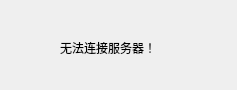
<?xml version="1.0" encoding="UTF-8"?>
<ui version="4.0">
 <class>Form</class>
 <widget class="QWidget" name="Form">
  <property name="geometry">
   <rect>
    <x>0</x>
    <y>0</y>
    <width>237</width>
    <height>90</height>
   </rect>
  </property>
  <property name="windowTitle">
   <string>Form</string>
  </property>
  <widget class="QLabel" name="label">
   <property name="geometry">
    <rect>
     <x>60</x>
     <y>40</y>
     <width>111</width>
     <height>16</height>
    </rect>
   </property>
   <property name="text">
    <string>无法连接服务器！</string>
   </property>
  </widget>
 </widget>
 <resources/>
 <connections/>
</ui>
